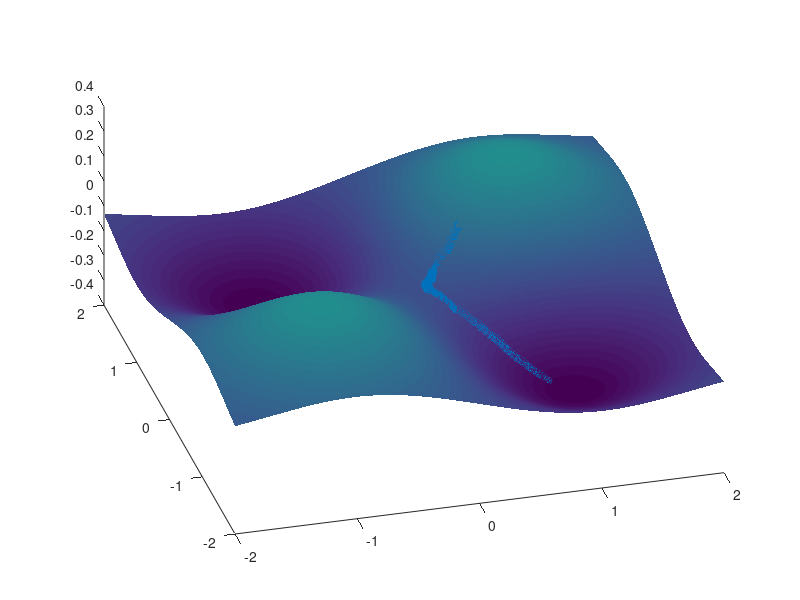
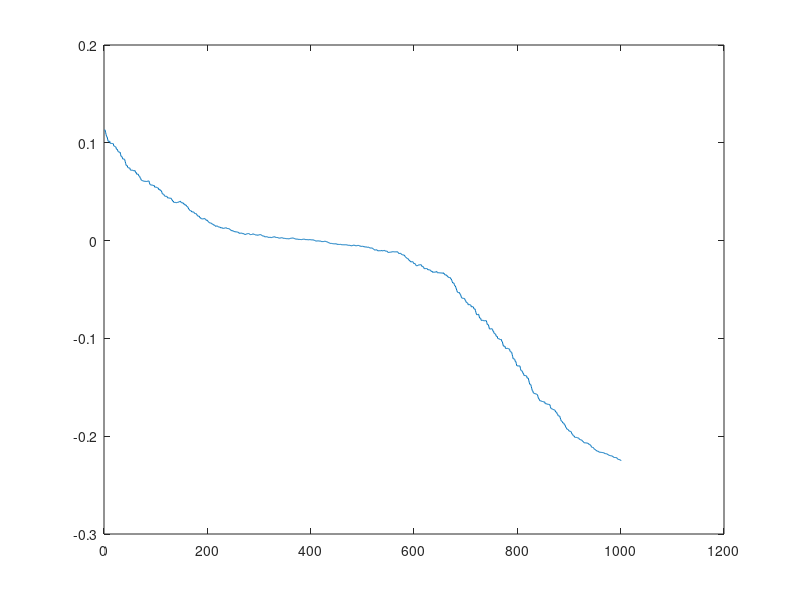

Write the MATLAB code that produced these figures, in order.
%define cost function and gradient
fa = @(x,a) exp(-norm(x-a)^2);
ga = @(x,a) -2*exp(-norm(x-a)^2)*(x-a);
A = [1 1 -1 -1;...
     1 -1 1 -1];
b = [1 -1 -1 1];

f = @(x) 0.25*(b(1)*fa(x,A(:,1))+b(2)*fa(x,A(:,2))+b(3)*fa(x,A(:,3))+b(4)*fa(x,A(:,4)));
grad = @(x) 0.25*(b(1)*ga(x,A(:,1))+b(2)*ga(x,A(:,2))+b(3)*ga(x,A(:,3))+b(4)*ga(x,A(:,4)));


x = [0.5;0.5]; %initial point
t = 0.01; %GD stepsize

xar = x; %initialize x-array
cost = f(x); %initialize cost array
for k=1:1000
    i = randi(4);
    a = A(:,i);
    b_i = b(i);
    x = x - t*b_i*ga(x,a); %GD update
    
    xar = [xar,x];
    cost = [cost,f(x)];
end

figure(1); %plot trajectories
hold on
[X,Y] = meshgrid(-2:0.01:2,-2:0.01:2);
Z = zeros(size(X));
for i=1:numel(X)
    x = [X(i);Y(i)];
    Z(i) = f(x);
end
figure(1);
surf(X,Y,Z);
shading interp
scatter3(xar(1,:),xar(2,:),cost); view(-15,50);
hold off

%%
figure(2)
plot(cost)
